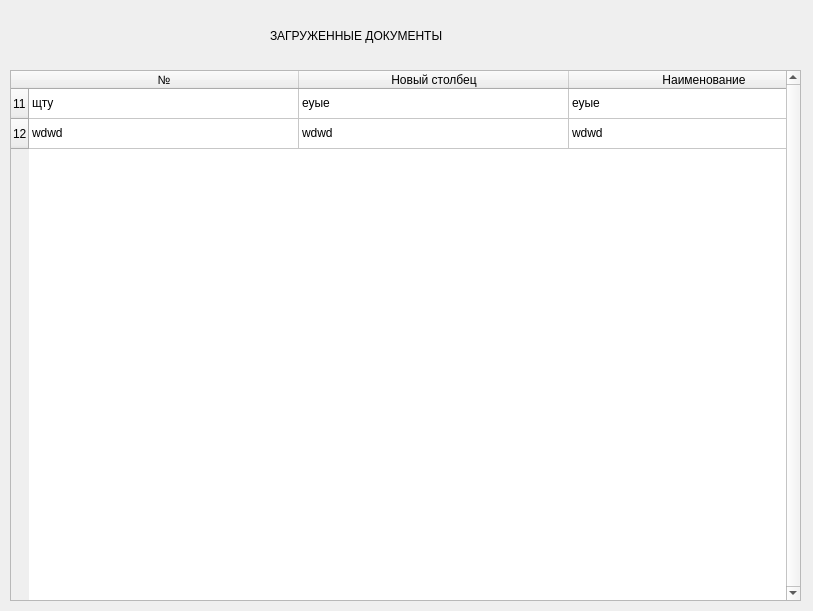
<?xml version="1.0" encoding="UTF-8"?>
<ui version="4.0">
 <class>Form</class>
 <widget class="QWidget" name="Form">
  <property name="geometry">
   <rect>
    <x>0</x>
    <y>0</y>
    <width>813</width>
    <height>611</height>
   </rect>
  </property>
  <property name="windowTitle">
   <string>Хранилище</string>
  </property>
  <widget class="QLabel" name="label">
   <property name="geometry">
    <rect>
     <x>270</x>
     <y>10</y>
     <width>291</width>
     <height>51</height>
    </rect>
   </property>
   <property name="styleSheet">
    <string notr="true">font: 14pt &quot;MS Shell Dlg 2&quot;;</string>
   </property>
   <property name="text">
    <string>ЗАГРУЖЕННЫЕ ДОКУМЕНТЫ</string>
   </property>
  </widget>
  <widget class="QTableWidget" name="tableWidget">
   <property name="geometry">
    <rect>
     <x>10</x>
     <y>70</y>
     <width>791</width>
     <height>531</height>
    </rect>
   </property>
   <property name="verticalScrollBarPolicy">
    <enum>Qt::ScrollBarAlwaysOn</enum>
   </property>
   <property name="horizontalScrollBarPolicy">
    <enum>Qt::ScrollBarAlwaysOff</enum>
   </property>
   <property name="tabKeyNavigation">
    <bool>true</bool>
   </property>
   <property name="showDropIndicator" stdset="0">
    <bool>true</bool>
   </property>
   <property name="dragDropOverwriteMode">
    <bool>true</bool>
   </property>
   <property name="showGrid">
    <bool>true</bool>
   </property>
   <property name="sortingEnabled">
    <bool>false</bool>
   </property>
   <property name="wordWrap">
    <bool>true</bool>
   </property>
   <property name="cornerButtonEnabled">
    <bool>true</bool>
   </property>
   <property name="rowCount">
    <number>2</number>
   </property>
   <property name="columnCount">
    <number>3</number>
   </property>
   <attribute name="horizontalHeaderVisible">
    <bool>true</bool>
   </attribute>
   <attribute name="horizontalHeaderCascadingSectionResizes">
    <bool>false</bool>
   </attribute>
   <attribute name="horizontalHeaderMinimumSectionSize">
    <number>65</number>
   </attribute>
   <attribute name="horizontalHeaderDefaultSectionSize">
    <number>270</number>
   </attribute>
   <attribute name="horizontalHeaderHighlightSections">
    <bool>true</bool>
   </attribute>
   <attribute name="horizontalHeaderShowSortIndicator" stdset="0">
    <bool>false</bool>
   </attribute>
   <attribute name="horizontalHeaderStretchLastSection">
    <bool>false</bool>
   </attribute>
   <attribute name="verticalHeaderVisible">
    <bool>true</bool>
   </attribute>
   <attribute name="verticalHeaderCascadingSectionResizes">
    <bool>false</bool>
   </attribute>
   <attribute name="verticalHeaderMinimumSectionSize">
    <number>21</number>
   </attribute>
   <attribute name="verticalHeaderDefaultSectionSize">
    <number>30</number>
   </attribute>
   <attribute name="verticalHeaderHighlightSections">
    <bool>true</bool>
   </attribute>
   <attribute name="verticalHeaderShowSortIndicator" stdset="0">
    <bool>false</bool>
   </attribute>
   <row>
    <property name="text">
     <string>11</string>
    </property>
   </row>
   <row>
    <property name="text">
     <string>12</string>
    </property>
   </row>
   <column>
    <property name="text">
     <string>№</string>
    </property>
    <property name="toolTip">
     <string/>
    </property>
   </column>
   <column>
    <property name="text">
     <string>Новый столбец</string>
    </property>
   </column>
   <column>
    <property name="text">
     <string>Наименование</string>
    </property>
   </column>
   <item row="0" column="0">
    <property name="text">
     <string>щту</string>
    </property>
   </item>
   <item row="0" column="1">
    <property name="text">
     <string>еуые</string>
    </property>
   </item>
   <item row="0" column="2">
    <property name="text">
     <string>еуые</string>
    </property>
   </item>
   <item row="1" column="0">
    <property name="text">
     <string>wdwd</string>
    </property>
   </item>
   <item row="1" column="1">
    <property name="text">
     <string>wdwd</string>
    </property>
   </item>
   <item row="1" column="2">
    <property name="text">
     <string>wdwd</string>
    </property>
   </item>
  </widget>
 </widget>
 <resources/>
 <connections/>
</ui>
